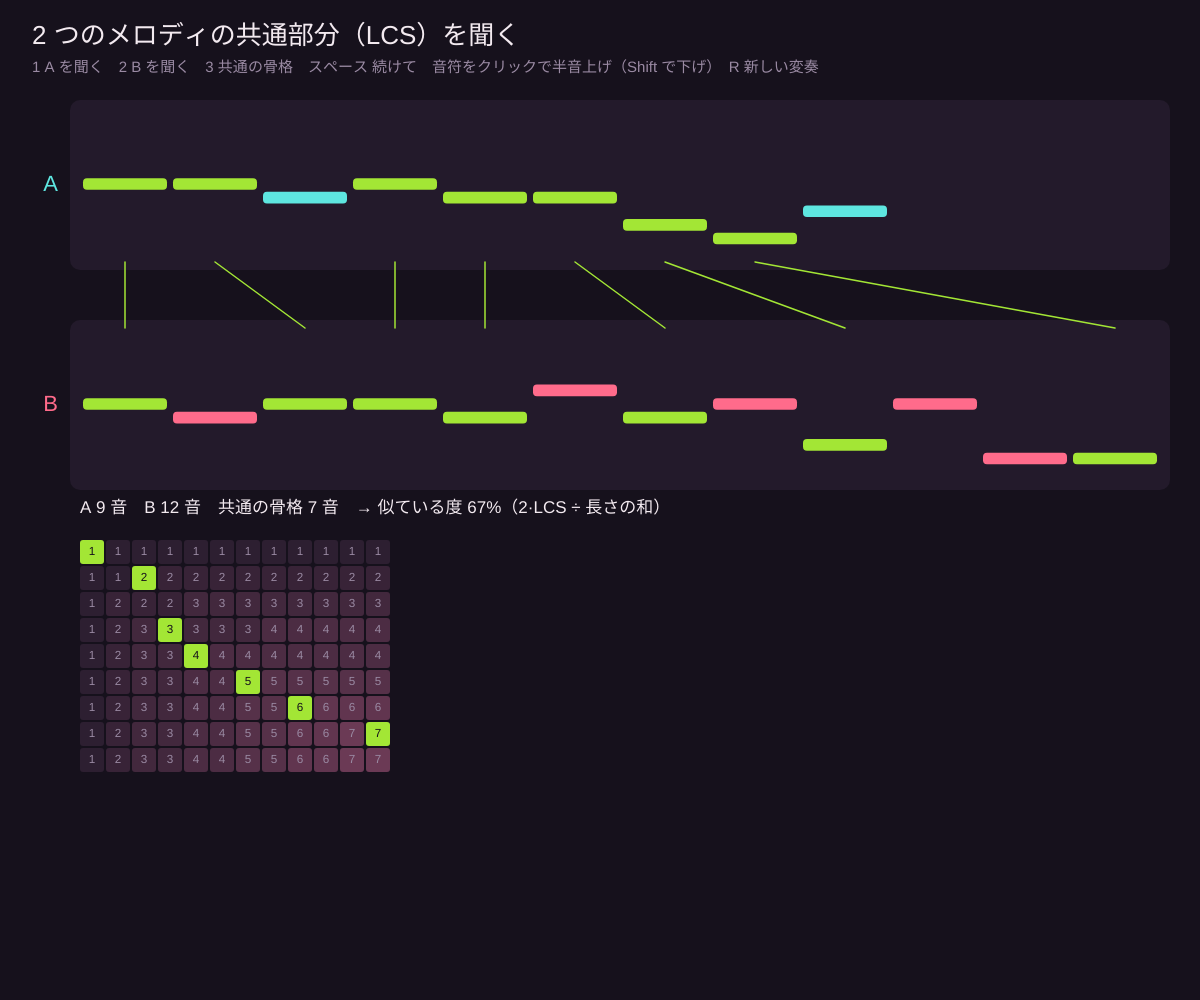
Frame 1 (no input)
Frame 60 (no input): identical to frame 1, image omitted
Frame 120 (the mouse pressed at the canvas centre since frame 60): identical to frame 1, image omitted

The p5.js sketch that drew this single still picture (run headless with seeded random() and noise() and a simulated clock; from frame 60 on, the mouse is pressed at the canvas centre):

// p5.js sketch
// ── sketch.js
// ============================================
// 13 2 つのメロディの共通部分を聞く（LCS × 音）
// 同じ元のメロディから、音を足したり消したり変えたりした 2 つの「変奏」をつくる
// LCS（03）で共通の骨格を取り出すと、元のメロディが聞こえてくる。曲の類似度・盗作検出・楽譜の比較にも使われる
// 1 = メロディ A / 2 = メロディ B / 3 = 共通の骨格 / スペース = 3 つ続けて / 音符をクリック = 半音上げる（Shift で下げる）/ R = 新しい変奏
// ============================================

let scale = [0, 2, 4, 7, 9];      // ★ 使う音階（ペンタトニック）。[0, 2, 4, 5, 7, 9, 11] で長音階
let baseLen = 10;                 // ★ 元のメロディの長さ
let tempo = 0.22;                 // ★ 1 音の長さ（秒）

let A = [], B = [], lcsA = [], lcsB = [], cTab = [], playing = null;
const BG = '#16111c', PANEL = '#231a2b', FG = '#f3eaf0', MUTED = '#9a8aa3';
const RASP = '#ff6b8b', CYAN = '#5ee6e0', AMBER = '#ffc857', LIME = '#a3e635';

function setup() {
  createCanvas(windowWidth, windowHeight);
  makeMelodies();
}

function pitchOf(idx) { return 60 + 12 * floor(idx / scale.length) + scale[((idx % scale.length) + scale.length) % scale.length]; }
function freqOf(idx) { return 440 * pow(2, (pitchOf(idx) - 69) / 12); }

function makeMelodies() {
  let base = [], cur = 4;
  for (let k = 0; k < baseLen; k++) { cur = constrain(cur + floor(random(-2, 3)), 0, 9); base.push(cur); }
  A = vary(base); B = vary(base);
  computeLCS();
}

// 変奏：ところどころ消す・足す・変える
function vary(base) {
  let out = [];
  for (let v of base) {
    let r = random();
    if (r < 0.15) continue;                                  // 消す
    if (r < 0.3) { out.push(constrain(v + floor(random(-2, 3)), 0, 9)); continue; } // 変える
    out.push(v);
    if (random() < 0.2) out.push(constrain(v + floor(random(-3, 4)), 0, 9));       // 足す
  }
  return out.length ? out : [4];
}

function computeLCS() {
  let m = A.length, n = B.length;
  cTab = [];
  for (let i = 0; i <= m; i++) cTab.push(new Array(n + 1).fill(0));
  for (let i = 1; i <= m; i++) for (let j = 1; j <= n; j++)
    cTab[i][j] = A[i - 1] === B[j - 1] ? cTab[i - 1][j - 1] + 1 : max(cTab[i - 1][j], cTab[i][j - 1]);
  lcsA = []; lcsB = [];
  let i = m, j = n;
  while (i > 0 && j > 0) {
    if (A[i - 1] === B[j - 1]) { lcsA.unshift(i - 1); lcsB.unshift(j - 1); i--; j--; }
    else if (cTab[i - 1][j] >= cTab[i][j - 1]) i--; else j--;
  }
}

function playSeq(which) {
  startAudio();
  let seqs = { A: A.map((v, k) => [v, k]), B: B.map((v, k) => [v, k]), L: lcsA.map(k => [A[k], k]) };
  let order = which === 'ALL' ? ['A', 'B', 'L'] : [which];
  let t = audioCtx.currentTime + 0.05;
  let plan = [];
  for (let w of order) {
    for (let [v, k] of seqs[w]) { playNote(freqOf(v), w === 'L' ? 0.16 : 0.3, tempo * 0.95, w === 'L' ? 'square' : 'triangle', t); plan.push({ w, k, t }); t += tempo; }
    t += tempo * 2;
  }
  playing = plan;
}

function draw() {
  background(BG);
  noStroke(); fill(FG); textAlign(LEFT, TOP); textSize(26);
  text('2 つのメロディの共通部分（LCS）を聞く', 32, 24);
  fill(MUTED); textSize(15);
  text('1 A を聞く　2 B を聞く　3 共通の骨格　スペース 続けて　音符をクリックで半音上げ（Shift で下げ）　R 新しい変奏', 32, 60);

  let now = audioCtx ? audioCtx.currentTime : 0;
  let cur = null;
  if (playing) for (let p of playing) if (now >= p.t && now < p.t + tempo) cur = p;

  let rollW = width - 120, x0 = 80;
  drawRoll(A, x0, 110, rollW, 150, 'A', CYAN, lcsA, cur);
  drawRoll(B, x0, 330, rollW, 150, 'B', RASP, lcsB, cur);
  // 共通の音を線でつなぐ
  let wA = rollW / max(A.length, B.length), wB = wA;
  for (let k = 0; k < lcsA.length; k++) {
    let xa = x0 + lcsA[k] * wA + wA / 2, xb = x0 + lcsB[k] * wB + wB / 2;
    stroke(LIME); strokeWeight(cur && cur.w === 'L' && cur.k === lcsA[k] ? 4 : 1.5);
    line(xa, 262, xb, 328);
  }
  noStroke();
  fill(FG); textSize(17); textAlign(LEFT, TOP);
  let sim = (2 * lcsA.length / (A.length + B.length) * 100).toFixed(0);
  text(`A ${A.length} 音　B ${B.length} 音　共通の骨格 ${lcsA.length} 音　→ 似ている度 ${sim}%（2·LCS ÷ 長さの和）`, 80, 500);

  // 小さな LCS 表
  let m = A.length, n = B.length;
  let cell = min(26, (height - 560) / (m + 1), (width - 160) / (n + 1));
  if (cell > 8) {
    let tx = 80, ty = 540;
    let onPath = {};
    for (let k = 0; k < lcsA.length; k++) onPath[(lcsA[k] + 1) + ',' + (lcsB[k] + 1)] = true;
    for (let i = 1; i <= m; i++) for (let j = 1; j <= n; j++) {
      fill(onPath[i + ',' + j] ? LIME : lerpColor(color(PANEL), color('#6b3a55'), cTab[i][j] / max(1, cTab[m][n])));
      rect(tx + (j - 1) * cell, ty + (i - 1) * cell, cell - 2, cell - 2, 3);
      if (cell > 16) { fill(onPath[i + ',' + j] ? BG : MUTED); textSize(cell * 0.45); textAlign(CENTER, CENTER); text(cTab[i][j], tx + (j - 1) * cell + cell / 2 - 1, ty + (i - 1) * cell + cell / 2 - 1); }
    }
  }
}

function drawRoll(mel, x0, y0, w, h, label, col, used, cur) {
  fill(PANEL); rect(x0 - 10, y0 - 10, w + 20, h + 20, 10);
  fill(col); textSize(22); textAlign(RIGHT, CENTER); text(label, x0 - 22, y0 + h / 2);
  let nw = w / max(A.length, B.length);
  for (let k = 0; k < mel.length; k++) {
    let y = y0 + h - (mel[k] + 1) * (h / 11);
    let isUsed = used.includes(k);
    let lit = cur && ((cur.w === label && cur.k === k) || (cur.w === 'L' && label === 'A' && cur.k === k));
    fill(lit ? FG : isUsed ? LIME : col);
    rect(x0 + k * nw + 3, y, nw - 6, h / 11 - 2, 4);
  }
}

function keyPressed() {
  if (key === '1') playSeq('A');
  if (key === '2') playSeq('B');
  if (key === '3') playSeq('L');
  if (key === ' ') playSeq('ALL');
  if (key === 'r' || key === 'R') { makeMelodies(); playing = null; }
}

function mousePressed() {
  startAudio();
  let x0 = 80, w = width - 120, nw = w / max(A.length, B.length);
  for (let [mel, y0] of [[A, 110], [B, 330]]) {
    if (mouseY < y0 - 10 || mouseY > y0 + 160) continue;
    let k = floor((mouseX - x0) / nw);
    if (k >= 0 && k < mel.length) {
      mel[k] = constrain(mel[k] + (keyIsDown(SHIFT) ? -1 : 1), 0, 9);
      playNote(freqOf(mel[k]), 0.3, 0.25);
      computeLCS();
    }
  }
}

function windowResized() { resizeCanvas(windowWidth, windowHeight); }

// ==================================================
// ここから下は「音を鳴らすための道具」です
// ==================================================
let audioCtx, masterOut;
function startAudio() {
  if (!audioCtx) { audioCtx = new AudioContext(); masterOut = audioCtx.createDynamicsCompressor(); masterOut.connect(audioCtx.destination); }
  audioCtx.resume();
}
function playNote(freqHz, volume = 0.3, duration = 0.3, type = 'triangle', when) {
  if (!audioCtx) return;
  let t = when === undefined ? audioCtx.currentTime : when;
  let osc = audioCtx.createOscillator(), amp = audioCtx.createGain();
  osc.type = type; osc.frequency.value = freqHz;
  amp.gain.setValueAtTime(0.0001, t);
  amp.gain.exponentialRampToValueAtTime(volume, t + 0.01);
  amp.gain.exponentialRampToValueAtTime(0.0001, t + duration);
  osc.connect(amp); amp.connect(masterOut); osc.start(t); osc.stop(t + duration + 0.05);
}
